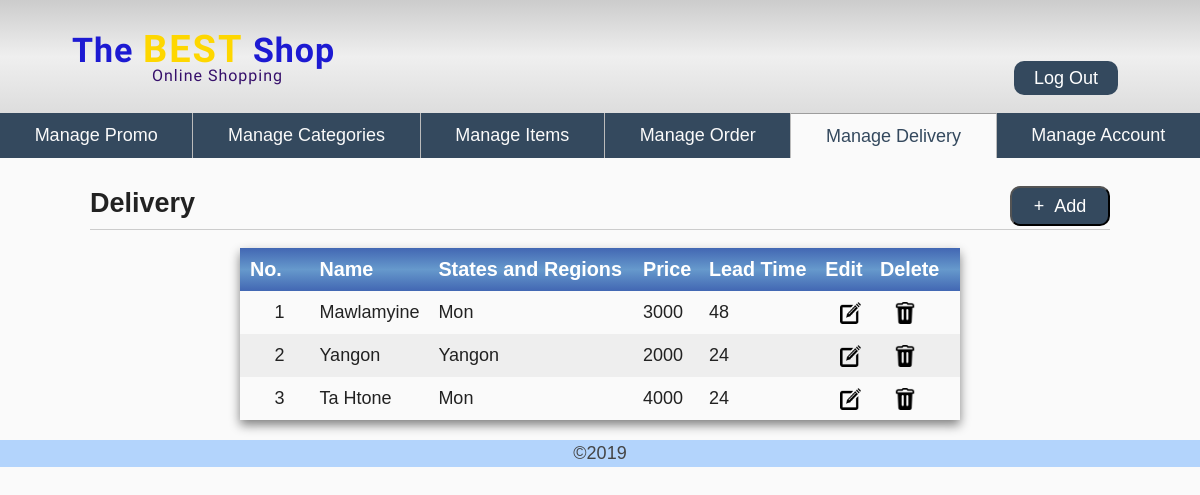
Before: /pg_admin/delivery/ (signed in) with the older database file.
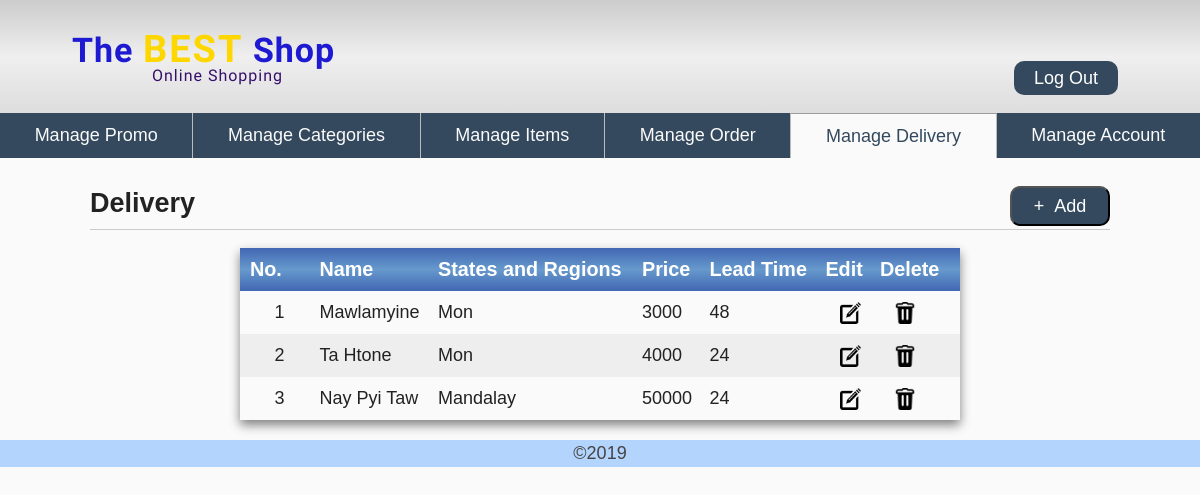
After: the same page with the newer database file.
### tables this page shows
CREATE TABLE `delivery` (
  `id` int(11) NOT NULL,
  `name` varchar(20) NOT NULL,
  `states_and_regions` varchar(30) NOT NULL,
  `price` float NOT NULL,
  `lead_time` int(11) NOT NULL
);

### pg_admin/models/delivery.php (called while the page is built, shortened)
<?php
	function get_lists()
	{
		global $conn;
		$deli_lists = $conn->query("SELECT * FROM delivery");
		return $deli_lists;
	}
 ?>

### pg_admin/confs/url.php (called while the page is built)
<?php
	$url = "http://localhost/tbs";
	$url_file = "http://localhost/tbs";
 ?>

### pg_admin/views/delivery/delivery_list.php (the view, shortened to what this page needs)
<header id="item-header">
  <h1>Delivery</h1>
  <button class="hk-create-js header-button">+ &nbsp;Add</button>
</header>
<section>
  <table class="ky-account-table">
  	<thead>
			<tr>
			  <th class="ky-no">No.</th>
			  <th>Name</th>
			  <th>States and Regions</th>
			  <th>Price</th>
			  <th>Lead Time</th>
			  <th>Edit</th>
			  <th>Delete</th>
			</tr>
		</thead>
		<tbody>
			<?php $count=1; foreach($data as $deli): ?>
			<tr>
			  <td class="ky-no"><?php echo $count++ ?></td>
			  <td id="hk-name-js"><?php echo $deli['name'] ?></td>
			  <td id="hk-sandr-js"><?php echo $deli['states_and_regions'] ?></td>
			  <td id="hk-price-js"><?php echo $deli['price'] ?></td>
			  <td id="hk-ltime-js"><?php echo $deli['lead_time'] ?></td>
			  <td>
			  	<div class="item-edit">
						<a class="hk-edit-js" data-id="<?php echo $deli['id'] ?>">
							<img src="<?php echo $url_file ?>/pg_admin/icons/edit.png" alt="edit" title="edit">
						</a>
					</div>
			  </td>
			  <td class="ky-delete-tr">
			  	<div class="item-delete">
						<a href="<?php echo $url ?>/pg_admin/delivery/del/<?php echo $deli['id'] ?>">
							<img src="<?php echo $url_file ?>/pg_admin/icons/delete.png" alt="delete" title="delete">
						</a>
					</div>
			  </td>
			</tr>
			<?php endforeach; ?>
		</tbody>
  </table>
</section>

Changed rows visible on the page:
removed delivery: name "Yangon", states_and_regions "Yangon", price "2000", lead_time "24"
added delivery: name "Nay Pyi Taw", states_and_regions "Mandalay", price "50000", lead_time "24"
